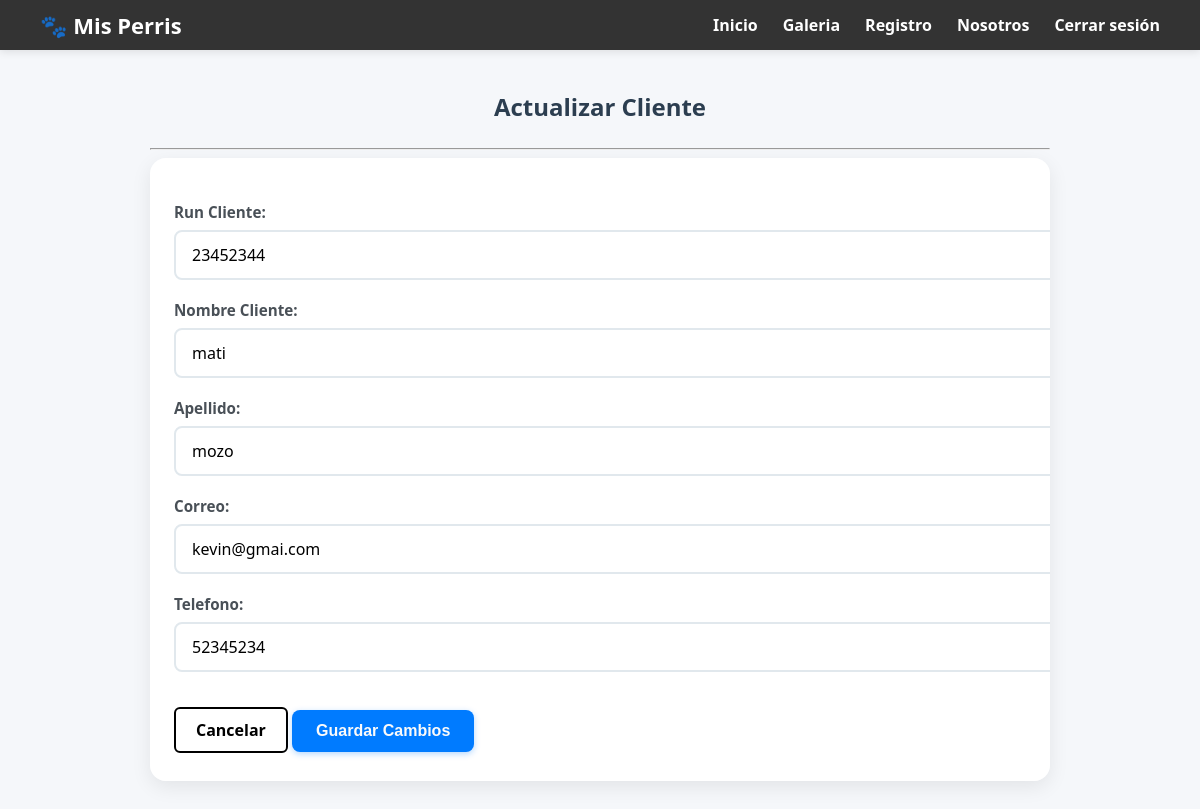
The page /clientes/editar/5/ (signed in) on the database its author committed.
### mascotas/models.py (models this page shows, shortened)
class Cliente(models.Model):
    id = models.AutoField(primary_key=True)
    Run_Cliente = models.CharField(max_length=10)
    Nombre_Cliente = models.CharField(max_length=100)
    Apellido = models.CharField(max_length=100)
    Correo = models.EmailField(max_length=254)
    Telefono = models.CharField(max_length=12)

### mascotas/views.py (the view)
# urls.py: path('clientes/editar/<int:pk>/', editar_cliente, name='editar_cliente'),
@login_required
def editar_cliente(request, pk):
    cliente = get_object_or_404(Cliente, pk=pk)
    if request.method == 'POST':
        form = ClienteForm(request.POST, instance=cliente)
        if form.is_valid():
            form.save()
            return redirect('lista_clientes')
    else:
        form = ClienteForm(instance=cliente)
    return render(request, 'clientes/form_cliente.html', {'form': form, 'accion': 'Actualizar'})

### mascotas/froms.py
class ClienteForm(forms.ModelForm):
    class Meta:
        model = Cliente
        fields = ['Run_Cliente', 'Nombre_Cliente', 'Apellido', 'Correo', 'Telefono']
        widgets = {
            'Run_Cliente': forms.TextInput(attrs={'class': 'form-control', 'placeholder': 'Ingrese RUN del cliente'}),
            'Nombre_Cliente': forms.TextInput(attrs={'class': 'form-control', 'placeholder': 'Ingrese nombre'}),
            'Apellido': forms.TextInput(attrs={'class': 'form-control', 'placeholder': 'Ingrese apellido'}),
            'Correo': forms.EmailInput(attrs={'class': 'form-control', 'placeholder': 'ejemplo@correo.com'}),
            'Telefono': forms.TextInput(attrs={'class': 'form-control', 'placeholder': 'Ingrese teléfono'}),
        }

### mascotas/templates/clientes/form_cliente.html (shortened to what this page needs)
{% extends 'base.html' %}
{% block content %}
<div class="container mt-4">
    <div class="row">
        <div class="col-md-8 offset-md-2">
            <h2>{{ accion }} Cliente</h2>
            <hr>
            <div class="card shadow-sm">
                <div class="card-body">
                    <form method="POST">
                        {{ form.as_p }}
                        <div class="d-grid gap-2 d-md-flex justify-content-md-end mt-4">
                            <a href="{% url 'lista_clientes' %}" class="btn btn-secondary me-md-2">
                                Cancelar
                            </a>
                            <button type="submit" class="btn btn-primary">
                                Guardar Cambios
                            </button>
                        </div>
                    </form>
                </div>
            </div>
        </div>
    </div>
</div>
{% endblock %}

### static/css/style.css (style rules this page uses)
body { margin: 0; font-family: 'Segoe UI', Tahoma, Geneva, Verdana, sans-serif; background: #f5f7fa; color: #333; }
.btn { display: inline-block; margin-top: 15px; padding: 10px 20px; border: 2px solid rgb(0, 0, 0); color: rgb(0, 0, 0); text-decoration: none; font-weight: bold; border-radius: 6px; transition: all 0.3s; }
.container { max-width: 900px; margin: 40px auto; }
h2 { font-weight: 600; margin-bottom: 25px; text-align: center; color: #2c3e50; }
.btn-primary { background-color: #007bff !important; color: #fafafa !important; border: none !important; padding: 12px 24px; border-radius: 8px; font-weight: 600; font-size: 1rem; transition: all 0.3s ease; box-shadow: 0 2px 6px rgba(0, 123, 255, 0.3); }
.card-body label { display: block; font-weight: 600; color: #495057; margin-bottom: 8px; font-size: 0.95rem; }
.card-body input[type="text"], .card-body input[type="email"], .card-body input[type="tel"], .card-body input[type="number"], .card-body input[type="date"], .card-body select, .card-body textarea { width: 100%; padding: 12px 16px; border: 2px solid #e1e8ed; border-radius: 8px; font-size: 1rem; transition: all 0.3s ease; background-color: #fff; font-family: 'Segoe UI', Tahoma, Geneva, Verdana, sans-serif; }
.card-body p { margin-bottom: 20px; }
.card { border-radius: 16px !important; border: none !important; box-shadow: 0 6px 20px rgba(0, 0, 0, 0.08) !important; overflow: hidden; margin-bottom: 24px; transition: transform 0.3s ease, box-shadow 0.3s ease; }
.card-body { padding: 28px 24px; background-color: #ffffff; }

### rows shown on the page
Cliente: Run_Cliente "23452344", Nombre_Cliente "mati", Apellido "mozo", Correo "kevin@gmai.com", Telefono "52345234"

### other values the page prints
{{ accion }} "Actualizar"
